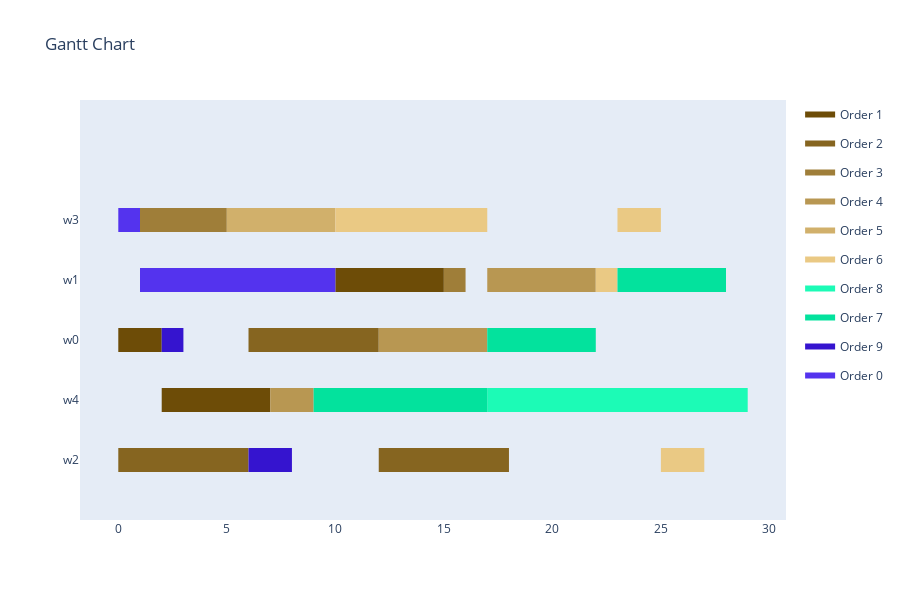

Source (notebook cell):
### Code cell
show_result(schedule)
#visualize_schedule_demo(schedule[0], env, orders)
#print(f'Fitness Values:\nMakespan: {schedule[1][0]}\nTardiness: {schedule[1][1]}\nDeviation: {schedule[1][2]}\nIdle Time: {schedule[1][3]}\nProfit: {schedule[1][4]}')

### Figure 1 — Plotly figure (JSON) as saved in the notebook; plotly's stock layout.template omitted (floating-point values rounded to 4 significant figures)
{"data": [{"fill": "toself", "fillcolor": "rgb(109, 76, 7)", "hoverinfo": "name", "legendgroup": "rgb(109, 76, 7)", "mode": "none", "name": "Order 1", "type": "scatter", "x": [10, 15, 15, 10, 10, 0, 2, 2, 0, 0, 2, 7, 7, 2], "y": [2.8, 2.8, 3.2, 3.2, null, 1.8, 1.8, 2.2, 2.2, null, 0.8, 0.8, 1.2, 1.2]}, {"fill": "toself", "fillcolor": "rgb(134, 101, 32)", "hoverinfo": "name", "legendgroup": "rgb(134, 101, 32)", "mode": "none", "name": "Order 2", "type": "scatter", "x": [6, 12, 12, 6, 6, 0, 6, 6, 0, 0, 12, 16, 16, 12, 12, 16, 18, 18, 16], "y": [1.8, 1.8, 2.2, 2.2, null, -0.2, -0.2, 0.2, 0.2, null, -0.2, -0.2, 0.2, 0.2, null, -0.2, -0.2, 0.2, 0.2]}, {"fill": "toself", "fillcolor": "rgb(159, 126, 57)", "hoverinfo": "name", "legendgroup": "rgb(159, 126, 57)", "mode": "none", "name": "Order 3", "type": "scatter", "x": [1, 5, 5, 1, 1, 15, 16, 16, 15], "y": [3.8, 3.8, 4.2, 4.2, null, 2.8, 2.8, 3.2, 3.2]}, {"fill": "toself", "fillcolor": "rgb(184, 151, 82)", "hoverinfo": "name", "legendgroup": "rgb(184, 151, 82)", "mode": "none", "name": "Order 4", "type": "scatter", "x": [17, 22, 22, 17, 17, 12, 17, 17, 12, 12, 7, 9, 9, 7], "y": [2.8, 2.8, 3.2, 3.2, null, 1.8, 1.8, 2.2, 2.2, null, 0.8, 0.8, 1.2, 1.2]}, {"fill": "toself", "fillcolor": "rgb(209, 176, 107)", "hoverinfo": "name", "legendgroup": "rgb(209, 176, 107)", "mode": "none", "name": "Order 5", "type": "scatter", "x": [5, 9, 9, 5, 5, 9, 10, 10, 9], "y": [3.8, 3.8, 4.2, 4.2, null, 3.8, 3.8, 4.2, 4.2]}, {"fill": "toself", "fillcolor": "rgb(234, 201, 132)", "hoverinfo": "name", "legendgroup": "rgb(234, 201, 132)", "mode": "none", "name": "Order 6", "type": "scatter", "x": [10, 17, 17, 10, 10, 23, 25, 25, 23, 23, 22, 23, 23, 22, 22, 25, 27, 27, 25], "y": [3.8, 3.8, 4.2, 4.2, null, 3.8, 3.8, 4.2, 4.2, null, 2.8, 2.8, 3.2, 3.2, null, -0.2, -0.2, 0.2, 0.2]}, {"fill": "toself", "fillcolor": "rgb(28, 251, 182)", "hoverinfo": "name", "legendgroup": "rgb(28, 251, 182)", "mode": "none", "name": "Order 8", "type": "scatter", "x": [17, 19, 19, 17, 17, 19, 24, 24, 19, 19, 24, 29, 29, 24], "y": [0.8, 0.8, 1.2, 1.2, null, 0.8, 0.8, 1.2, 1.2, null, 0.8, 0.8, 1.2, 1.2]}, {"fill": "toself", "fillcolor": "rgb(3, 226, 157)", "hoverinfo": "name", "legendgroup": "rgb(3, 226, 157)", "mode": "none", "name": "Order 7", "type": "scatter", "x": [23, 28, 28, 23, 23, 17, 22, 22, 17, 17, 9, 17, 17, 9], "y": [2.8, 2.8, 3.2, 3.2, null, 1.8, 1.8, 2.2, 2.2, null, 0.8, 0.8, 1.2, 1.2]}, {"fill": "toself", "fillcolor": "rgb(53, 20, 207)", "hoverinfo": "name", "legendgroup": "rgb(53, 20, 207)", "mode": "none", "name": "Order 9", "type": "scatter", "x": [2, 3, 3, 2, 2, 6, 8, 8, 6], "y": [1.8, 1.8, 2.2, 2.2, null, -0.2, -0.2, 0.2, 0.2]}, {"fill": "toself", "fillcolor": "rgb(84, 51, 238)", "hoverinfo": "name", "legendgroup": "rgb(84, 51, 238)", "mode": "none", "name": "Order 0", "type": "scatter", "x": [0, 1, 1, 0, 0, 1, 5, 5, 1, 1, 5, 10, 10, 5], "y": [3.8, 3.8, 4.2, 4.2, null, 2.8, 2.8, 3.2, 3.2, null, 2.8, 2.8, 3.2, 3.2]}, {"legendgroup": "rgb(109, 76, 7)", "marker": {"color": "rgb(109, 76, 7)", "opacity": 0, "size": 1}, "mode": "markers", "name": "", "showlegend": false, "text": [null, null, null, null, null, null], "type": "scatter", "x": [10, 15, 0, 2, 2, 7], "y": [3, 3, 2, 2, 1, 1]}, {"legendgroup": "rgb(134, 101, 32)", "marker": {"color": "rgb(134, 101, 32)", "opacity": 0, "size": 1}, "mode": "markers", "name": "", "showlegend": false, "text": [null, null, null, null, null, null, null, null], "type": "scatter", "x": [6, 12, 0, 6, 12, 16, 16, 18], "y": [2, 2, 0, 0, 0, 0, 0, 0]}, {"legendgroup": "rgb(159, 126, 57)", "marker": {"color": "rgb(159, 126, 57)", "opacity": 0, "size": 1}, "mode": "markers", "name": "", "showlegend": false, "text": [null, null, null, null], "type": "scatter", "x": [1, 5, 15, 16], "y": [4, 4, 3, 3]}, {"legendgroup": "rgb(184, 151, 82)", "marker": {"color": "rgb(184, 151, 82)", "opacity": 0, "size": 1}, "mode": "markers", "name": "", "showlegend": false, "text": [null, null, null, null, null, null], "type": "scatter", "x": [17, 22, 12, 17, 7, 9], "y": [3, 3, 2, 2, 1, 1]}, {"legendgroup": "rgb(209, 176, 107)", "marker": {"color": "rgb(209, 176, 107)", "opacity": 0, "size": 1}, "mode": "markers", "name": "", "showlegend": false, "text": [null, null, null, null], "type": "scatter", "x": [5, 9, 9, 10], "y": [4, 4, 4, 4]}, {"legendgroup": "rgb(234, 201, 132)", "marker": {"color": "rgb(234, 201, 132)", "opacity": 0, "size": 1}, "mode": "markers", "name": "", "showlegend": false, "text": [null, null, null, null, null, null, null, null], "type": "scatter", "x": [10, 17, 23, 25, 22, 23, 25, 27], "y": [4, 4, 4, 4, 3, 3, 0, 0]}, {"legendgroup": "rgb(28, 251, 182)", "marker": {"color": "rgb(28, 251, 182)", "opacity": 0, "size": 1}, "mode": "markers", "name": "", "showlegend": false, "text": [null, null, null, null, null, null], "type": "scatter", "x": [17, 19, 19, 24, 24, 29], "y": [1, 1, 1, 1, 1, 1]}, {"legendgroup": "rgb(3, 226, 157)", "marker": {"color": "rgb(3, 226, 157)", "opacity": 0, "size": 1}, "mode": "markers", "name": "", "showlegend": false, "text": [null, null, null, null, null, null], "type": "scatter", "x": [23, 28, 17, 22, 9, 17], "y": [3, 3, 2, 2, 1, 1]}, {"legendgroup": "rgb(53, 20, 207)", "marker": {"color": "rgb(53, 20, 207)", "opacity": 0, "size": 1}, "mode": "markers", "name": "", "showlegend": false, "text": [null, null, null, null], "type": "scatter", "x": [2, 3, 6, 8], "y": [2, 2, 0, 0]}, {"legendgroup": "rgb(84, 51, 238)", "marker": {"color": "rgb(84, 51, 238)", "opacity": 0, "size": 1}, "mode": "markers", "name": "", "showlegend": false, "text": [null, null, null, null, null, null], "type": "scatter", "x": [0, 1, 1, 5, 5, 10], "y": [4, 4, 3, 3, 3, 3]}], "layout": {"height": 600, "hovermode": "closest", "showlegend": true, "title": {"text": "Gantt Chart"}, "xaxis": {"rangeselector": {"buttons": [{"count": 7, "label": "1w", "step": "day", "stepmode": "backward"}, {"count": 1, "label": "1m", "step": "month", "stepmode": "backward"}, {"count": 6, "label": "6m", "step": "month", "stepmode": "backward"}, {"count": 1, "label": "YTD", "step": "year", "stepmode": "todate"}, {"count": 1, "label": "1y", "step": "year", "stepmode": "backward"}, {"step": "all"}]}, "showgrid": false, "type": "linear", "zeroline": false}, "yaxis": {"autorange": false, "range": [-1, 6], "showgrid": false, "ticktext": ["w2", "w4", "w0", "w1", "w3"], "tickvals": [0, 1, 2, 3, 4], "zeroline": false}}}
